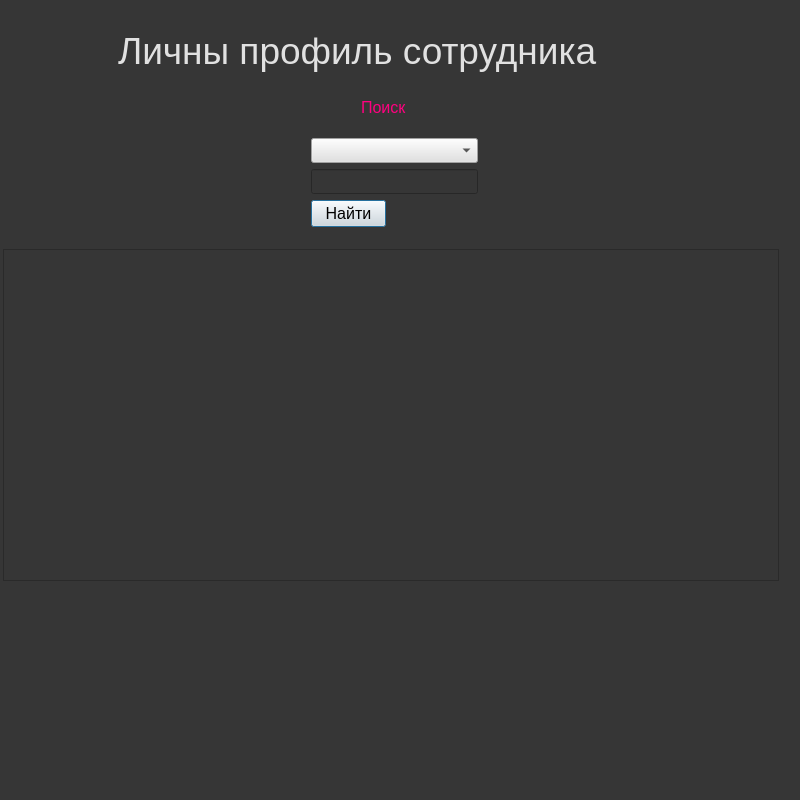
<?xml version="1.0" encoding="UTF-8"?>
<ui version="4.0">
 <class>Dialog</class>
 <widget class="QDialog" name="Dialog">
  <property name="windowModality">
   <enum>Qt::NonModal</enum>
  </property>
  <property name="geometry">
   <rect>
    <x>0</x>
    <y>0</y>
    <width>800</width>
    <height>800</height>
   </rect>
  </property>
  <property name="windowTitle">
   <string>Dialog</string>
  </property>
  <property name="styleSheet">
   <string notr="true">background-color: rgb(54, 54, 54);</string>
  </property>
  <widget class="QLineEdit" name="leFind">
   <property name="enabled">
    <bool>true</bool>
   </property>
   <property name="geometry">
    <rect>
     <x>311</x>
     <y>169</y>
     <width>167</width>
     <height>25</height>
    </rect>
   </property>
   <property name="sizePolicy">
    <sizepolicy hsizetype="Expanding" vsizetype="Maximum">
     <horstretch>0</horstretch>
     <verstretch>0</verstretch>
    </sizepolicy>
   </property>
   <property name="font">
    <font>
     <pointsize>12</pointsize>
    </font>
   </property>
   <property name="styleSheet">
    <string notr="true">color: rgb(225, 225, 225); </string>
   </property>
   <property name="text">
    <string/>
   </property>
  </widget>
  <widget class="QComboBox" name="cbColNames">
   <property name="geometry">
    <rect>
     <x>311</x>
     <y>138</y>
     <width>167</width>
     <height>25</height>
    </rect>
   </property>
   <property name="sizePolicy">
    <sizepolicy hsizetype="Preferred" vsizetype="Maximum">
     <horstretch>0</horstretch>
     <verstretch>0</verstretch>
    </sizepolicy>
   </property>
   <property name="font">
    <font>
     <pointsize>12</pointsize>
    </font>
   </property>
   <property name="styleSheet">
    <string notr="true">background-color: rgb(225, 225, 225);</string>
   </property>
  </widget>
  <widget class="QLabel" name="label_8">
   <property name="geometry">
    <rect>
     <x>361</x>
     <y>98</y>
     <width>51</width>
     <height>19</height>
    </rect>
   </property>
   <property name="sizePolicy">
    <sizepolicy hsizetype="Preferred" vsizetype="Preferred">
     <horstretch>3</horstretch>
     <verstretch>2</verstretch>
    </sizepolicy>
   </property>
   <property name="font">
    <font>
     <pointsize>12</pointsize>
    </font>
   </property>
   <property name="styleSheet">
    <string notr="true">color:rgb(255, 0, 127);</string>
   </property>
   <property name="text">
    <string>Поиск</string>
   </property>
  </widget>
  <widget class="QTableWidget" name="twStaffs">
   <property name="geometry">
    <rect>
     <x>3</x>
     <y>249</y>
     <width>776</width>
     <height>332</height>
    </rect>
   </property>
   <property name="font">
    <font>
     <pointsize>10</pointsize>
    </font>
   </property>
   <property name="styleSheet">
    <string notr="true">color: rgb(225, 225, 225); </string>
   </property>
  </widget>
  <widget class="QPushButton" name="pbFind">
   <property name="geometry">
    <rect>
     <x>311</x>
     <y>200</y>
     <width>75</width>
     <height>27</height>
    </rect>
   </property>
   <property name="font">
    <font>
     <pointsize>12</pointsize>
    </font>
   </property>
   <property name="styleSheet">
    <string notr="true">background-color: rgb(225, 225, 225);</string>
   </property>
   <property name="text">
    <string>Найти</string>
   </property>
  </widget>
  <widget class="QLabel" name="label_7">
   <property name="geometry">
    <rect>
     <x>118</x>
     <y>20</y>
     <width>556</width>
     <height>61</height>
    </rect>
   </property>
   <property name="sizePolicy">
    <sizepolicy hsizetype="Preferred" vsizetype="Preferred">
     <horstretch>3</horstretch>
     <verstretch>2</verstretch>
    </sizepolicy>
   </property>
   <property name="font">
    <font>
     <pointsize>28</pointsize>
    </font>
   </property>
   <property name="styleSheet">
    <string notr="true">color: rgb(225, 225, 225); font-size:28pt;

</string>
   </property>
   <property name="text">
    <string>Личны профиль сотрудника </string>
   </property>
  </widget>
 </widget>
 <resources/>
 <connections/>
</ui>
